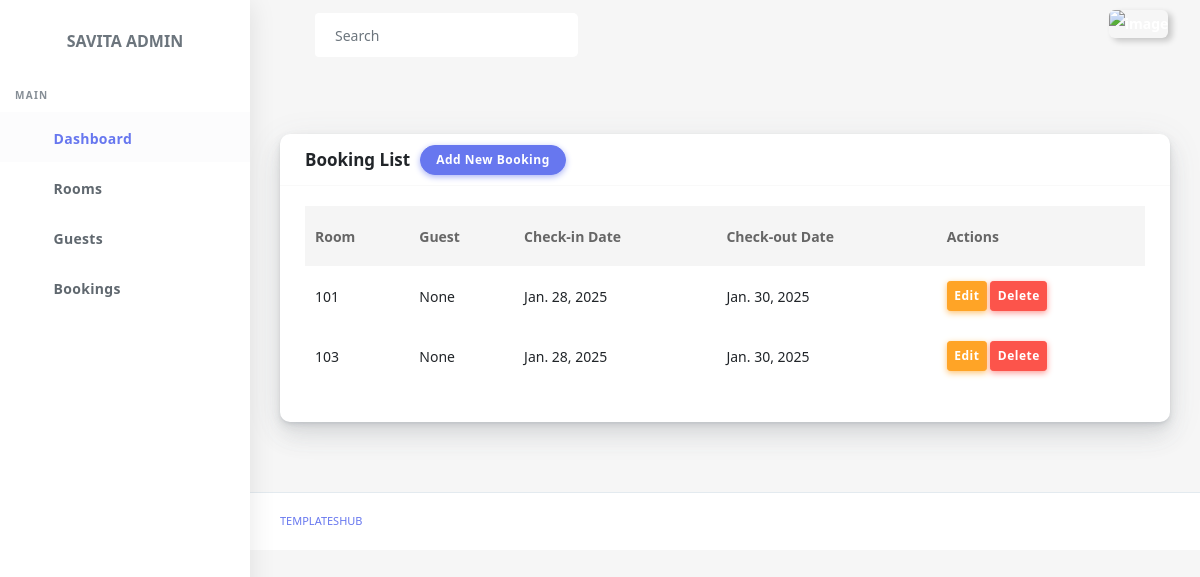
The page /bookings/ on the database its author committed.
### src/models.py (models this page shows, shortened)
class Booking(models.Model):
    room = models.ForeignKey(Room, on_delete=models.CASCADE)
    guest = models.ForeignKey(Guest, on_delete=models.CASCADE)
    check_in_date = models.DateField()
    check_out_date = models.DateField()
    total_price = models.DecimalField(max_digits=10, decimal_places=2, blank=True, null=True)

class Room(models.Model):
    ROOM_TYPES = [
        ('single', 'Single'),
        ('double', 'Double'),
        ('suite', 'Suite'),
    ]
    room_number = models.CharField(max_length=10, unique=True)
    room_type = models.CharField(max_length=10, choices=ROOM_TYPES)
    price_per_night = models.DecimalField(max_digits=8, decimal_places=2)
    is_available = models.BooleanField(default=True)

class Guest(models.Model):
    name = models.CharField(max_length=100, null=True, blank=True)
    email = models.EmailField()
    phone_number = models.CharField(max_length=15, null=True, blank=True)

### src/views.py (the view)
# urls.py: path('bookings/', views.booking_list, name='booking_list'),
def booking_list(request):
    bookings = Booking.objects.select_related('room', 'guest').all()
    return render(request, 'savita_admin/booking_list.html', {'bookings': bookings})

### src/templates/savita_admin/booking_list.html
{% extends "savita_admin/partials/base.html" %}
{% block content %}
<div class="main-content mt-1">
    <div class="card">
        <div class="card-header">
            <h4>Booking List</h4>
            <a href="{% url 'booking_create' %}" class="btn btn-primary">Add New Booking</a>
        </div>
        <div class="card-body">
            <table class="table table-stripped" id="table-1">
                <thead>
                    <tr>
                        <th>Room</th>
                        <th>Guest</th>
                        <th>Check-in Date</th>
                        <th>Check-out Date</th>
                        <th>Actions</th>
                    </tr>
                </thead>
                <tbody>
                    {% for booking in bookings %}
                    <tr>
                        <td>{{ booking.room.room_number }}</td>
                        <td>{{ booking.guest.name }}</td>
                        <td>{{ booking.check_in_date }}</td>
                        <td>{{ booking.check_out_date }}</td>
                        <td>
                            <a href="{% url 'booking_update' booking.id %}" class="btn btn-warning btn-sm">Edit</a>
                            <a href="{% url 'booking_delete' booking.id %}" class="btn btn-danger btn-sm">Delete</a>
                        </td>
                    </tr>
                    {% endfor %}
                </tbody>
            </table>
        </div>
    </div>
</div>
{% endblock content %}

### rows shown on the page
Booking: room.room_number "101", guest.name "None", check_in_date "Jan. 28, 2025", check_out_date "Jan. 30, 2025"
Booking: room.room_number "103", guest.name "None", check_in_date "Jan. 28, 2025", check_out_date "Jan. 30, 2025"
